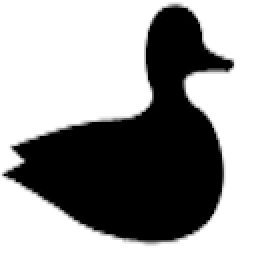
#> input picture examples/data/duck.png, 128 x 128 px (shown 2 times larger)
$ python src.py
#> lines starting #> are read from the running program, lines starting #| are printed output that depends on the picture
# %%
import numpy as np
from ot_bar.solvers import solve_OT_barycenter_fixed_point
import matplotlib.pyplot as plt
import ot  # type: ignore
import matplotlib.animation as animation


np.random.seed(0)

K = 3
d = 3
P1 = np.array([[1, 0, 0], [0, 1, 0]])
P2 = np.array([[0, 1, 0], [0, 0, 1]])
P3 = np.array([[1, 0, 0], [0, 0, 1]])
P_list = [P1, P2, P3]

c_list = ['#7ED321', '#4A90E2', '#9013FE']
c_bar = '#D0021B'

n = 400

I1 = plt.imread("../data/duck.png").astype(np.float64)[::4, ::4, 2]
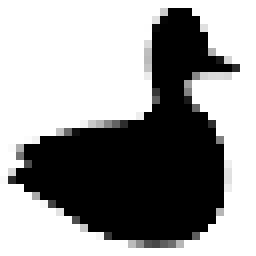
#> I1: shape (32, 32) float64 (shown 8 times larger); min 0, max 1, mean 0.599
I2 = plt.imread("../data/redcross.png").astype(np.float64)[::4, ::4, 2]
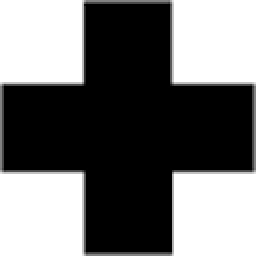
#> input picture examples/data/redcross.png, 128 x 128 px (shown 2 times larger)
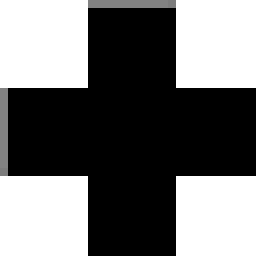
#> I2: shape (32, 32) float64 (shown 8 times larger); min 0, max 1, mean 0.442
I3 = plt.imread("../data/heart.png").astype(np.float64)[::4, ::4, 2]
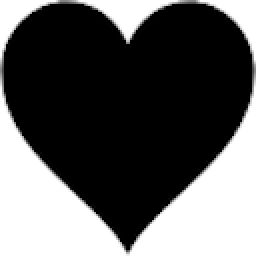
#> input picture examples/data/heart.png, 128 x 128 px (shown 2 times larger)
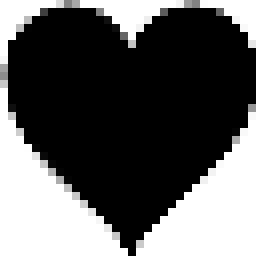
#> I3: shape (32, 32) float64 (shown 8 times larger); min 0, max 1, mean 0.364

sz = I2.shape[0]
#> sz = 32
XX, YY = np.meshgrid(np.arange(sz), np.arange(sz))

Y1 = np.stack((XX[I1 == 0], -YY[I1 == 0]), 1) * 1.0
#> Y1 = 382 pairs, first value 2 to 28, second value -29 to -1
Y2 = np.stack((XX[I2 == 0], -YY[I2 == 0]), 1) * 1.0
#> Y2 = 561 pairs, first value 1 to 31, second value -31 to -1
Y3 = np.stack((XX[I3 == 0], -YY[I3 == 0]), 1) * 1.0
#> Y3 = 629 pairs, first value 1 to 31, second value -31 to -1
Y1 = Y1 + np.random.randn(*Y1.shape) * .3
#> Y1 = 382 pairs, first value 2.1 to 28.04, second value -29.5 to -0.328
Y2 = Y2 + np.random.randn(*Y2.shape) * .3
#> Y2 = 561 pairs, first value 0.159 to 31.5, second value -31.49 to -0.844
Y3 = Y3 + np.random.randn(*Y3.shape) * .3
#> Y3 = 629 pairs, first value 0.537 to 31.59, second value -31.52 to -0.461
Y1 = Y1 - np.mean(Y1, axis=0)
#> Y1 = 382 pairs, first value -15.18 to 10.75, second value -10.63 to 18.54
Y2 = Y2 - np.mean(Y2, axis=0)
#> Y2 = 561 pairs, first value -15.84 to 15.49, second value -15.5 to 15.15
Y3 = Y3 - np.mean(Y3, axis=0)
#> Y3 = 629 pairs, first value -15.52 to 15.53, second value -18.76 to 12.3
Y1 = Y1 / np.max(Y1, axis=0)
#> Y1 = 382 pairs, first value -1.41 to 1, second value -0.574 to 1
Y2 = Y2 / np.max(Y2, axis=0)
#> Y2 = 561 pairs, first value -1.02 to 1, second value -1.02 to 1
Y3 = Y3 / np.max(Y3, axis=0)
#> Y3 = 629 pairs, first value -0.999 to 1, second value -1.52 to 1

Y_list = [Y1, Y2, Y3]
#> Y_list = 3 point arrays, longest 629 points
#> (the run stopped early here; a loop or call above may not have finished)
